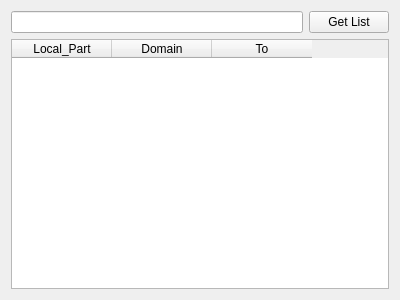
<ui version="4.0" >
 <class>UsersForward</class>
 <widget class="QWidget" name="UsersForward" >
  <property name="geometry" >
   <rect>
    <x>0</x>
    <y>0</y>
    <width>400</width>
    <height>300</height>
   </rect>
  </property>
  <property name="windowTitle" >
   <string>Users Forward</string>
  </property>
  <layout class="QVBoxLayout" name="verticalLayout" >
   <item>
    <layout class="QHBoxLayout" name="horizontalLayout" >
     <item>
      <widget class="QLineEdit" name="lineEdit_Domain" >
       <property name="toolTip" >
        <string>&lt;!DOCTYPE HTML PUBLIC "-//W3C//DTD HTML 4.0//EN" "http://www.w3.org/TR/REC-html40/strict.dtd">
&lt;html>&lt;head>&lt;meta name="qrichtext" content="1" />&lt;style type="text/css">
p, li { white-space: pre-wrap; }
&lt;/style>&lt;/head>&lt;body style=" font-family:'Terminus'; font-size:10pt; font-weight:400; font-style:normal;">
&lt;p style=" margin-top:0px; margin-bottom:0px; margin-left:0px; margin-right:0px; -qt-block-indent:0; text-indent:0px;">&lt;span style=" font-size:12pt;">Name Domain&lt;/span>&lt;/p>&lt;/body>&lt;/html></string>
       </property>
      </widget>
     </item>
     <item>
      <widget class="QPushButton" name="pushButton" >
       <property name="text" >
        <string>Get List</string>
       </property>
      </widget>
     </item>
    </layout>
   </item>
   <item>
    <widget class="QTableWidget" name="tableWidget_UsersForward" >
     <property name="contextMenuPolicy" >
      <enum>Qt::CustomContextMenu</enum>
     </property>
     <property name="editTriggers" >
      <set>QAbstractItemView::NoEditTriggers</set>
     </property>
     <property name="showGrid" >
      <bool>true</bool>
     </property>
     <property name="gridStyle" >
      <enum>Qt::SolidLine</enum>
     </property>
     <property name="sortingEnabled" >
      <bool>false</bool>
     </property>
     <column>
      <property name="text" >
       <string>Local_Part</string>
      </property>
     </column>
     <column>
      <property name="text" >
       <string>Domain</string>
      </property>
     </column>
     <column>
      <property name="text" >
       <string>To</string>
      </property>
     </column>
    </widget>
   </item>
  </layout>
 </widget>
 <resources/>
 <connections/>
</ui>
